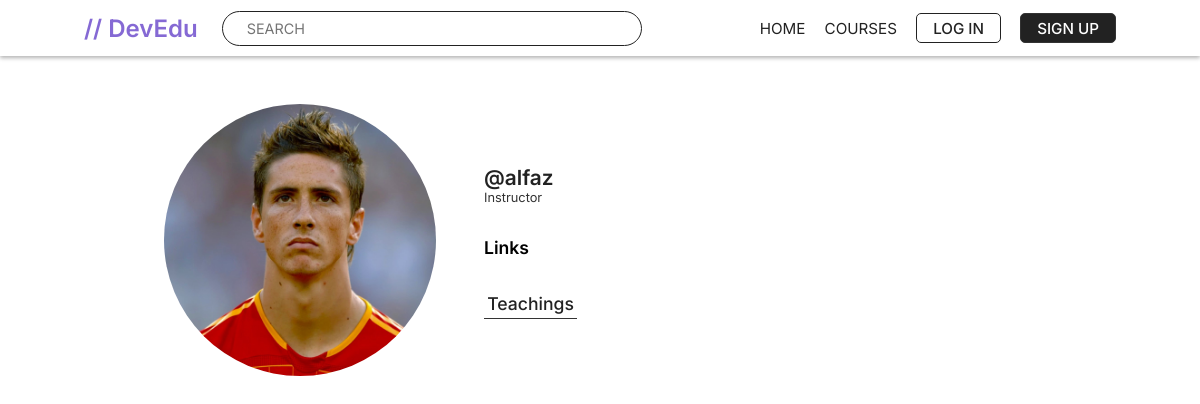
The page /alfaz on the database its author committed.
### devedu/models.py (models this page shows)
class UserProfile(models.Model):
    user = models.OneToOneField(
        User, on_delete=models.CASCADE, related_name="user_profile"
    )
    first_name = models.CharField(blank=True, max_length=200)
    last_name = models.CharField(blank=True, max_length=200)
    profile_pic = models.ImageField(upload_to="profilePics", blank=True)
    about = models.TextField(validators=[MaxLengthValidator(2000)], blank=True)
    linkedin = models.URLField(blank=True, max_length=1000)
    github = models.URLField(blank=True, max_length=1000)
    mail = models.URLField(blank=True, max_length=1000)
    website = models.URLField(blank=True, max_length=1000)
    is_instructor = models.BooleanField(default=False, blank=True)
    applied = models.BooleanField(default=False, blank=True)
    resume = models.FileField(blank=True, null=True)
    def full_name(self):
        if self.user.first_name and self.user.last_name:
            return f"{self.user.first_name} {self.user.last_name}"
        return f"{self.user.username}"
    def __str__(self):
        return self.full_name()

### devedu/views.py (the view)
# urls.py: path("<str:username>", views.user_profile, name="user_profile"),
def user_profile(request, username):
    try:
        user = User.objects.get(username=username)
    except:
        user = None
        return render(request, "devedu/home.html", {})
    user_profile = UserProfile.objects.get(user=user)
    course_sessions = user_profile.sessions.all()  # type: ignore
    enrolled_courses = user_profile.courses.all()  # type: ignore
    context = {
        "en_courses": enrolled_courses,
        "user_profile": user_profile,
        "course_sessions": course_sessions,
    }
    return render(request, "devedu/user_profile.html", context)

### devedu/templates/devedu/user_profile.html (shortened to what this page needs)
{% extends 'base.html' %}
{% load static %}
{% block css_files %}
    <link rel="stylesheet" href="{% static 'devedu/includes/utilities.css' %}">
    <link rel="stylesheet" href="{% static 'devedu/includes/variables.css' %}">
    <link rel="stylesheet" href="{% static 'devedu/user_profile.css' %}">
{% endblock css_files %}
{% block content %}
<section class="profile_info">
    <div class="left">
        {% if user_profile.profile_pic %}
        <img src="{{user_profile.profile_pic.url}}" alt="Profile Image">
        {% else %}
        <img src="{% static 'devedu/images/profile_img.jpg' %}" alt="">
        {% endif %}
    </div>
    <div class="right">
        <h1>
            {% if user_profile.first_name or user_profile.last_name %}
                {{user_profile.first_name|title}} {{user_profile.last_name|title}}
            {% else %}
                @{{user_profile}}
            {% endif %}
        </h1>
        {% if user_profile.is_instructor %}
        <p class="profession">Instructor</p>
        {% else %}
        <p class="profession">Student</p>
        {% endif %}
        <h2>Links</h2>
        {% if user_profile.is_instructor %}
        <div class="btn-teachings">
            <a href="{% url 'teaching' user_profile.user.username %}">Teachings</a>
        </div>
        {% endif %}
    </div>
</section>
{% endblock content %}

### devedu/static/devedu/base.css (style rules this page uses)
* { margin: 0; padding: 0; box-sizing: border-box; font-family: 'Inter', sans-serif; font-size: var(--font-size-global); color: var(--color-dark); }
html { scroll-behavior: smooth; }
body { position: relative; }
a { text-decoration: none; }

### devedu/static/devedu/includes/variables.css (style rules this page uses)
:root { --color-primary: #8569D4; --color-primary-dark: #544285; --color-primary-light: #8569d40c; --color-warning: rgb(214, 16, 16); --color-green: rgb(2, 192, 93); --color-blue: rgb(2, 106, 192); --color-yellow: rgb(225, 191, 79); --color-yellow-dark: rgb(181, 155, 71); --color-white: #fff; --color-off-white: #ddd; --color-black: #000; --color-dark: #222; --color-light: #333; --color-box-shadow: rgba(0, 0, 0, 0.3); --color-overlay: rgba(0, 0, 0, 0.5); --color-black-trans: rgba(0, 0, 0, 0.1); --color-box-shadow-2: #c5c5c5; --margin-global: 7vw; --font-size-global: 16px; --width-max: 1440px; --height-max: 650px; }

### devedu/static/devedu/user_profile.css (style rules this page uses)
.profile_info { margin: 0 var(--margin-global); padding: 3rem 5rem; display: flex; flex-direction: row; align-items: center; gap: 3rem; }
.left { width: 17rem; height: 17rem; align-self: flex-start; display: flex; justify-content: center; align-items: center; border-radius: 50%; overflow: hidden; background-color: var(--color-light); }
.left img { width: auto; height: 100%; object-fit: cover; }
.right { max-width: 70%; }
.right h1 { display: inline; font-size: 1.3rem; font-weight: 600; color: var(--color-dark); margin-right: 1rem; }
.right .profession { font-size: 0.8rem; font-weight: 400; color: var(--color-light); margin-bottom: .5rem; }
.right h2 { font-size: 1.1rem; color: var(--color-black); font-weight: 600; margin-bottom: .2rem; }
.btn-teachings { margin-top: 2rem; font-weight: 500; }
.btn-teachings a:link, .btn-teachings a:visited { font-size: 1.1rem; padding: .2rem; border-bottom: 1.6px solid var(--color-light); transition: all 0.2s; }

### rows shown on the page
UserProfile: profile_pic (picture), user.username "alfaz"
